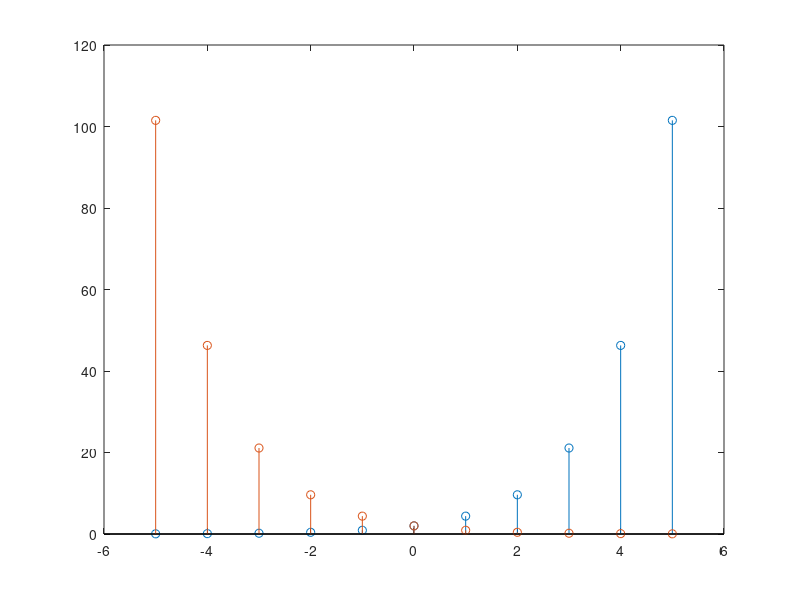

MATLAB code to generate this figure: (Note: this script raises an error after producing the figure.)
clear; close all; clc

%% O que são sinais?
% Matemateca - https://youtu.be/bR0Jm22kdLA 

%% Sinal Exponencial Crescente:
% C. e^(β.n)
n = -5:1:5;

% x(n) = 2.e^((π/4).n)
xn_crescente = 2*exp(pi/4*n);

figure()
stem(n, xn_crescente)

hold on; % mantem o plot anterior no gráfico

%% Sinal Exponencial Crescente:

% x(n) = 2.e^((-π/4).n)
xn_decrescente = 2*exp(-pi/4*n);

stem(n, xn_decrescente)
legend("Exponencial Crescente", "Exponencial Decrescente", ...
    Location="best", FontSize=20)

%% Sinal Exponencial alternado

% x(n) = (-e^(π/4)) ^n
xn_alternado = (-exp(pi/4)).^n;

figure();
stem(n, xn_alternado)

legend("Exponencial Alternado", Location="best", FontSize=20)

%% Sinal Contínuo

xn_continuo = 2*1.^n;

figure();
stem(n, xn_continuo)    

legend("Sinal Contínuo", Location="best", FontSize=20)

%% Sinal Oscilório

xn_oscilatorio = 2*(-1).^n;

figure();
stem(n, xn_oscilatorio)    

legend("Sinal Oscilório", Location="best", FontSize=20)

%% Sinal Senoidal

% A.cos(ω0.n + Φ)
n = -10:1:10;

% 2 . cos(π/4.n + π/2) 
xn_senoidal = 2 * cos(pi/4*n + pi/2);

figure();
stem(n, xn_senoidal)    

legend("Sinal Senoidal", Location="best", FontSize=20)